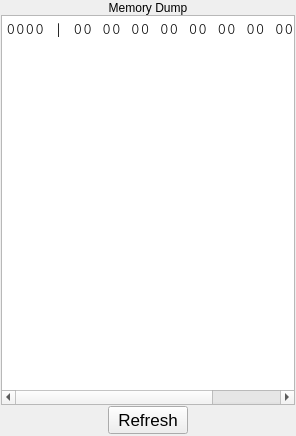
<?xml version="1.0" encoding="UTF-8"?>
<ui version="4.0">
 <class>MemoryDumpPane</class>
 <widget class="QWidget" name="MemoryDumpPane">
  <property name="geometry">
   <rect>
    <x>0</x>
    <y>0</y>
    <width>296</width>
    <height>436</height>
   </rect>
  </property>
  <property name="sizePolicy">
   <sizepolicy hsizetype="Preferred" vsizetype="Preferred">
    <horstretch>0</horstretch>
    <verstretch>0</verstretch>
   </sizepolicy>
  </property>
  <property name="minimumSize">
   <size>
    <width>0</width>
    <height>0</height>
   </size>
  </property>
  <property name="windowTitle">
   <string>Form</string>
  </property>
  <layout class="QVBoxLayout" name="verticalLayout">
   <property name="margin">
    <number>1</number>
   </property>
   <item>
    <layout class="QVBoxLayout">
     <property name="spacing">
      <number>0</number>
     </property>
     <item>
      <widget class="QLabel" name="pepMemoryDumpLabel">
       <property name="sizePolicy">
        <sizepolicy hsizetype="Preferred" vsizetype="Preferred">
         <horstretch>0</horstretch>
         <verstretch>0</verstretch>
        </sizepolicy>
       </property>
       <property name="palette">
        <palette>
         <active>
          <colorrole role="Base">
           <brush brushstyle="SolidPattern">
            <color alpha="255">
             <red>255</red>
             <green>255</green>
             <blue>255</blue>
            </color>
           </brush>
          </colorrole>
          <colorrole role="Window">
           <brush brushstyle="SolidPattern">
            <color alpha="255">
             <red>104</red>
             <green>173</green>
             <blue>245</blue>
            </color>
           </brush>
          </colorrole>
         </active>
         <inactive>
          <colorrole role="Base">
           <brush brushstyle="SolidPattern">
            <color alpha="255">
             <red>255</red>
             <green>255</green>
             <blue>255</blue>
            </color>
           </brush>
          </colorrole>
          <colorrole role="Window">
           <brush brushstyle="SolidPattern">
            <color alpha="255">
             <red>104</red>
             <green>173</green>
             <blue>245</blue>
            </color>
           </brush>
          </colorrole>
         </inactive>
         <disabled>
          <colorrole role="Base">
           <brush brushstyle="SolidPattern">
            <color alpha="255">
             <red>104</red>
             <green>173</green>
             <blue>245</blue>
            </color>
           </brush>
          </colorrole>
          <colorrole role="Window">
           <brush brushstyle="SolidPattern">
            <color alpha="255">
             <red>104</red>
             <green>173</green>
             <blue>245</blue>
            </color>
           </brush>
          </colorrole>
         </disabled>
        </palette>
       </property>
       <property name="frameShape">
        <enum>QFrame::Panel</enum>
       </property>
       <property name="frameShadow">
        <enum>QFrame::Plain</enum>
       </property>
       <property name="lineWidth">
        <number>0</number>
       </property>
       <property name="text">
        <string>Memory Dump</string>
       </property>
       <property name="alignment">
        <set>Qt::AlignCenter</set>
       </property>
      </widget>
     </item>
     <item>
      <widget class="QTextEdit" name="pepMemoryDumpTextEdit">
       <property name="sizePolicy">
        <sizepolicy hsizetype="Expanding" vsizetype="Expanding">
         <horstretch>0</horstretch>
         <verstretch>0</verstretch>
        </sizepolicy>
       </property>
       <property name="font">
        <font>
         <family>Courier</family>
         <pointsize>11</pointsize>
        </font>
       </property>
       <property name="horizontalScrollBarPolicy">
        <enum>Qt::ScrollBarAsNeeded</enum>
       </property>
       <property name="lineWrapMode">
        <enum>QTextEdit::NoWrap</enum>
       </property>
       <property name="html">
        <string>&lt;!DOCTYPE HTML PUBLIC &quot;-//W3C//DTD HTML 4.0//EN&quot; &quot;http://www.w3.org/TR/REC-html40/strict.dtd&quot;&gt;
&lt;html&gt;&lt;head&gt;&lt;meta name=&quot;qrichtext&quot; content=&quot;1&quot; /&gt;&lt;style type=&quot;text/css&quot;&gt;
p, li { white-space: pre-wrap; }
&lt;/style&gt;&lt;/head&gt;&lt;body style=&quot; font-family:'Courier'; font-size:11pt; font-weight:400; font-style:normal;&quot;&gt;
&lt;p style=&quot; margin-top:0px; margin-bottom:0px; margin-left:0px; margin-right:0px; -qt-block-indent:0; text-indent:0px;&quot;&gt;&lt;span style=&quot; font-size:12pt;&quot;&gt;0000 | 00 00 00 00 00 00 00 00 |........&lt;/span&gt;&lt;/p&gt;
&lt;p style=&quot;-qt-paragraph-type:empty; margin-top:0px; margin-bottom:0px; margin-left:0px; margin-right:0px; -qt-block-indent:0; text-indent:0px; font-size:12pt;&quot;&gt;&lt;/p&gt;&lt;/body&gt;&lt;/html&gt;</string>
       </property>
       <property name="textInteractionFlags">
        <set>Qt::TextSelectableByMouse</set>
       </property>
      </widget>
     </item>
     <item>
      <layout class="QHBoxLayout" name="refreshBlock">
       <property name="spacing">
        <number>0</number>
       </property>
       <property name="margin">
        <number>1</number>
       </property>
       <item>
        <spacer>
         <property name="orientation">
          <enum>Qt::Horizontal</enum>
         </property>
         <property name="sizeHint" stdset="0">
          <size>
           <width>16</width>
           <height>21</height>
          </size>
         </property>
        </spacer>
       </item>
       <item>
        <widget class="QPushButton" name="pepMemRefreshButton">
         <property name="font">
          <font>
           <family>Lucida Grande</family>
           <pointsize>13</pointsize>
           <weight>50</weight>
           <italic>false</italic>
           <bold>false</bold>
           <underline>false</underline>
           <strikeout>false</strikeout>
          </font>
         </property>
         <property name="text">
          <string>Refresh</string>
         </property>
        </widget>
       </item>
       <item>
        <spacer>
         <property name="orientation">
          <enum>Qt::Horizontal</enum>
         </property>
         <property name="sizeHint" stdset="0">
          <size>
           <width>40</width>
           <height>20</height>
          </size>
         </property>
        </spacer>
       </item>
      </layout>
     </item>
    </layout>
   </item>
  </layout>
 </widget>
 <resources/>
 <connections/>
</ui>
